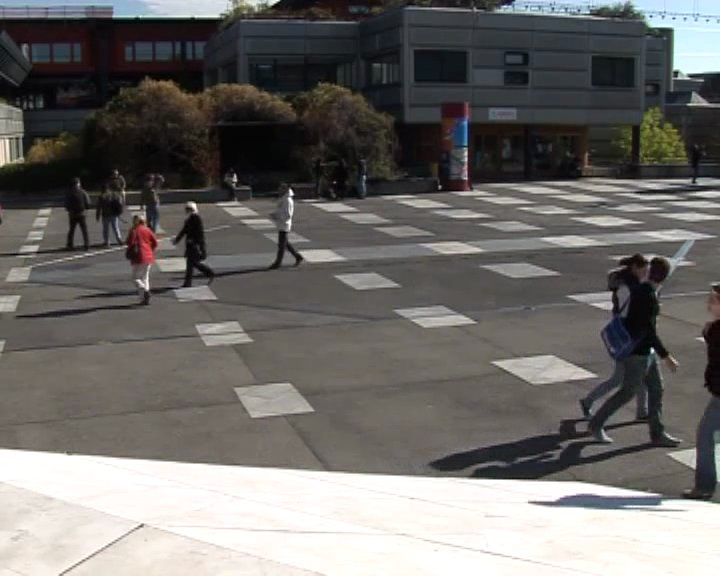
#> input picture Question 5/walk_1.jpg, 720 x 576 px
$ python Question_5.py
#> lines starting #> are read from the running program, lines starting #| are printed output that depends on the picture
import cv2
import numpy as np
from matplotlib import pyplot as plt

if __name__ == '__main__':

    # Show image 1 using cv2 library
    img1 = cv2.imread('walk_1.jpg', cv2.IMREAD_GRAYSCALE)
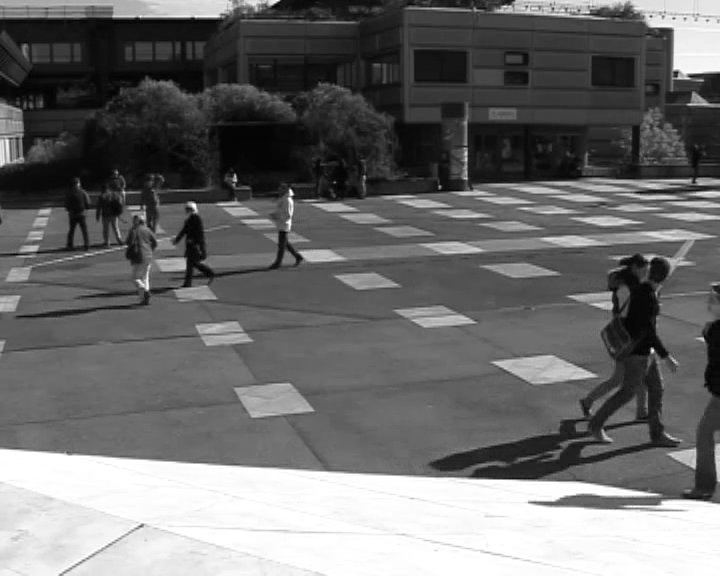
#> img1: shape (576, 720); min 0, max 255, mean 109
    plt.imshow(img1, cmap='gray')
    plt.title('walk_1.jpg')
    plt.show()

    # Show image 2 using cv2 library
    img2 = cv2.imread('walk_2.jpg', cv2.IMREAD_GRAYSCALE)
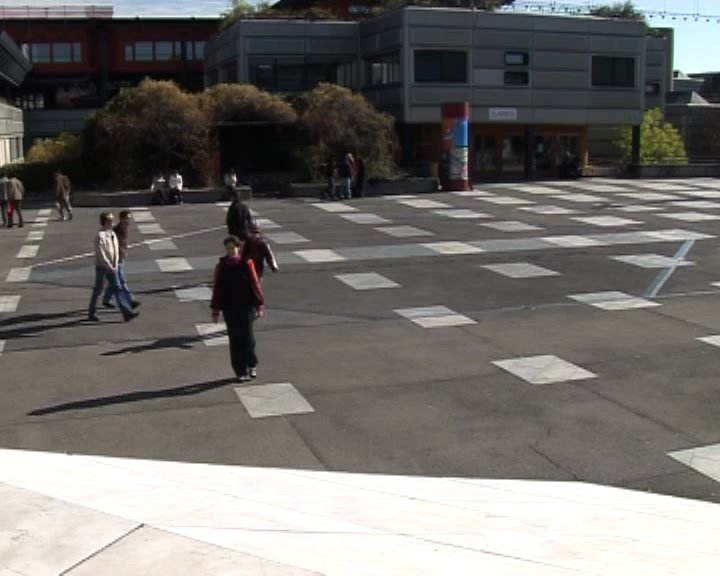
#> input picture Question 5/walk_2.jpg, 720 x 576 px
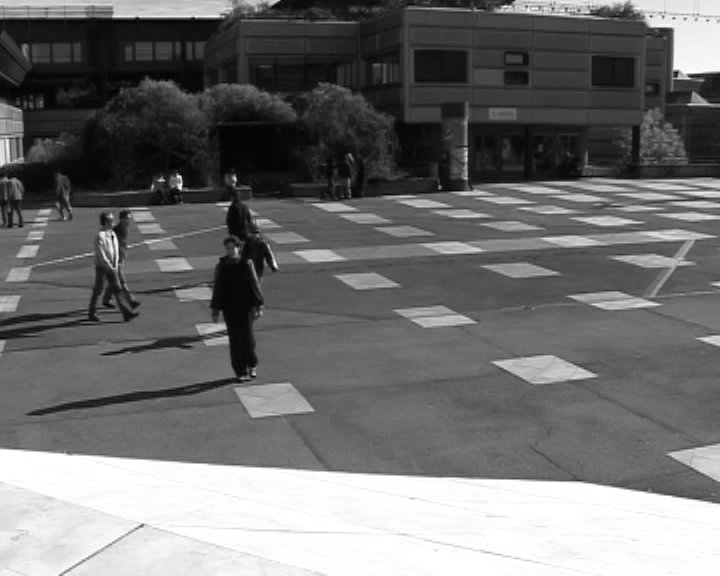
#> img2: shape (576, 720); min 0, max 255, mean 112.3
    plt.imshow(img2, cmap='gray')
    plt.title('walk_2.jpg')
    plt.show()

#> (the run stopped early here; a loop or call above may not have finished)
